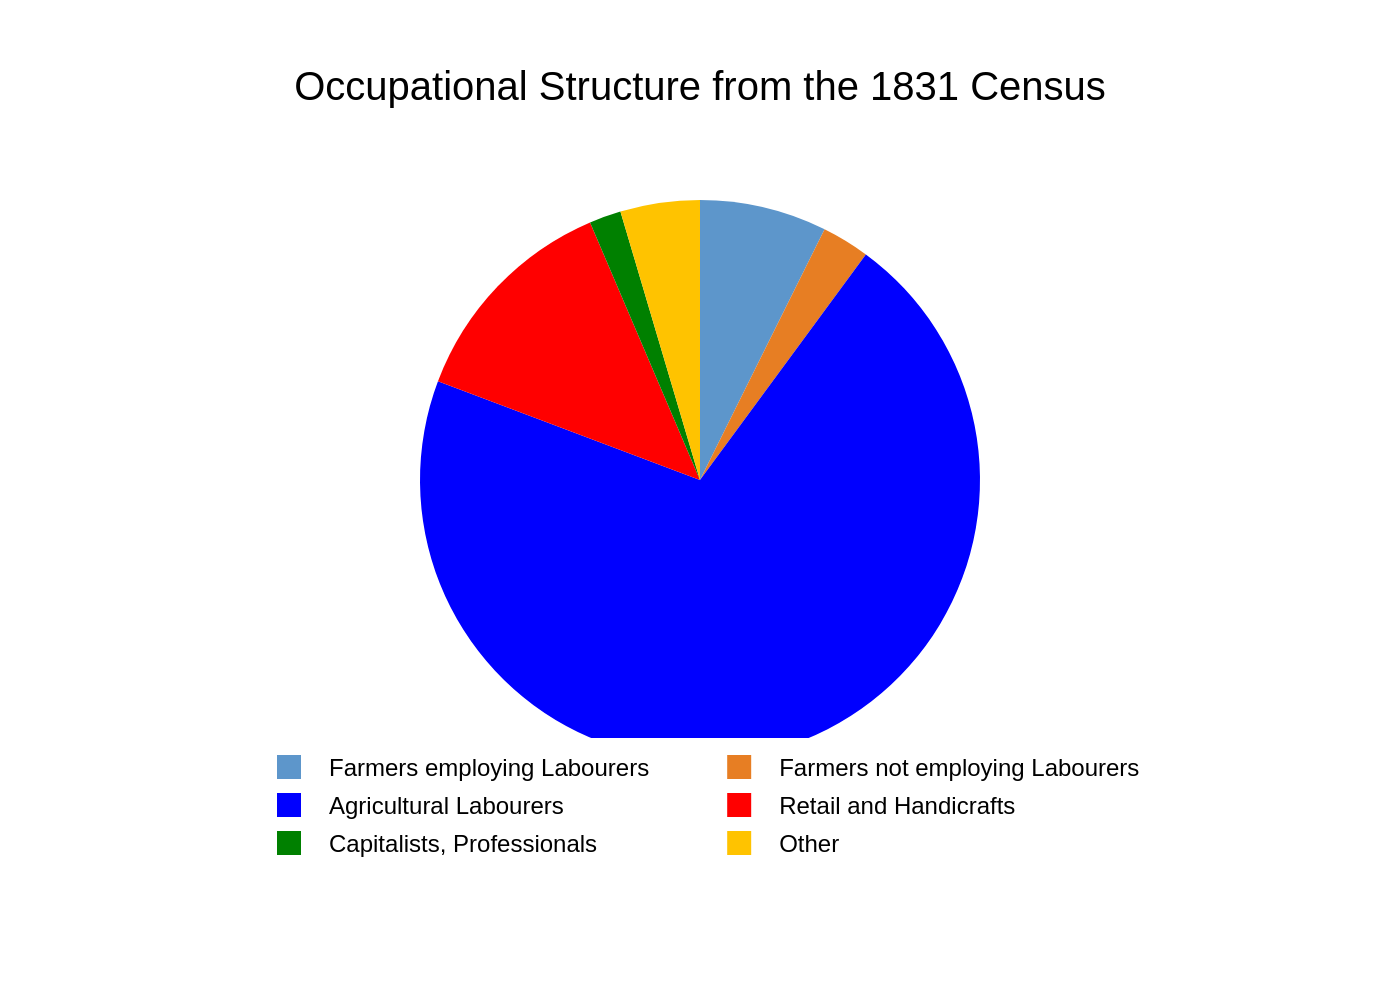

Write the Python code that produced this figure.
import sys
import json
import plotly.graph_objects as go
import pathlib

# Ensure a JSON file path is provided as a command-line argument
if len(sys.argv) != 2:
    print(f"Usage: python {pathlib.Path(__file__).name} <json_file_path>")
    sys.exit(1)

json_file_path = sys.argv[1]

# Read and parse the JSON file
try:
    with open(json_file_path, 'r', encoding='utf-8') as f:
        config = json.load(f)
except FileNotFoundError:
    print(f"Error: The file '{json_file_path}' was not found.")
    sys.exit(1)
except json.JSONDecodeError:
    print(f"Error: The file '{json_file_path}' contains invalid JSON.")
    sys.exit(1)

# Extract data, texts, and colors from the JSON structure
chart_data = config.get('chart_data', [])
texts = config.get('texts', {})
colors = config.get('colors', [])

# Prepare data for Plotly pie chart
labels = [item.get('label', '') for item in chart_data]
values = [item.get('value', 0) for item in chart_data]

# Create the figure
fig = go.Figure()

# Add the pie chart trace
fig.add_trace(go.Pie(
    labels=labels,
    values=values,
    marker_colors=colors,
    sort=False,  # This is crucial to preserve the order from the JSON file
    direction='clockwise',
    textinfo='none',  # No text on the pie slices
    hoverinfo='label+percent'
))

# Configure the layout
title_text = texts.get('title', '')
if texts.get('subtitle'):
    title_text += f"<br><sub>{texts.get('subtitle')}</sub>"

fig.update_layout(
    title_text=title_text,
    title_x=0.5,
    title_font=dict(family="Arial", size=20, color='black'),
    font=dict(family="Arial", size=12, color='black'),
    showlegend=True,
    legend=dict(
        orientation="h",
        yanchor="bottom",
        y=-0.2,
        xanchor="center",
        x=0.5,
        traceorder='normal'
    ),
    margin=dict(l=50, r=50, t=100, b=120),
    paper_bgcolor='white',
    plot_bgcolor='white'
)

# Determine the output filename from the input JSON path
base_filename = pathlib.Path(json_file_path).stem
output_filename = f"{base_filename}.png"

# Save the figure as a high-resolution PNG image
try:
    fig.write_image(output_filename, scale=2)
    print(f"Chart successfully generated and saved as '{output_filename}'")
except Exception as e:
    print(f"Error saving image: {e}")
    sys.exit(1)
